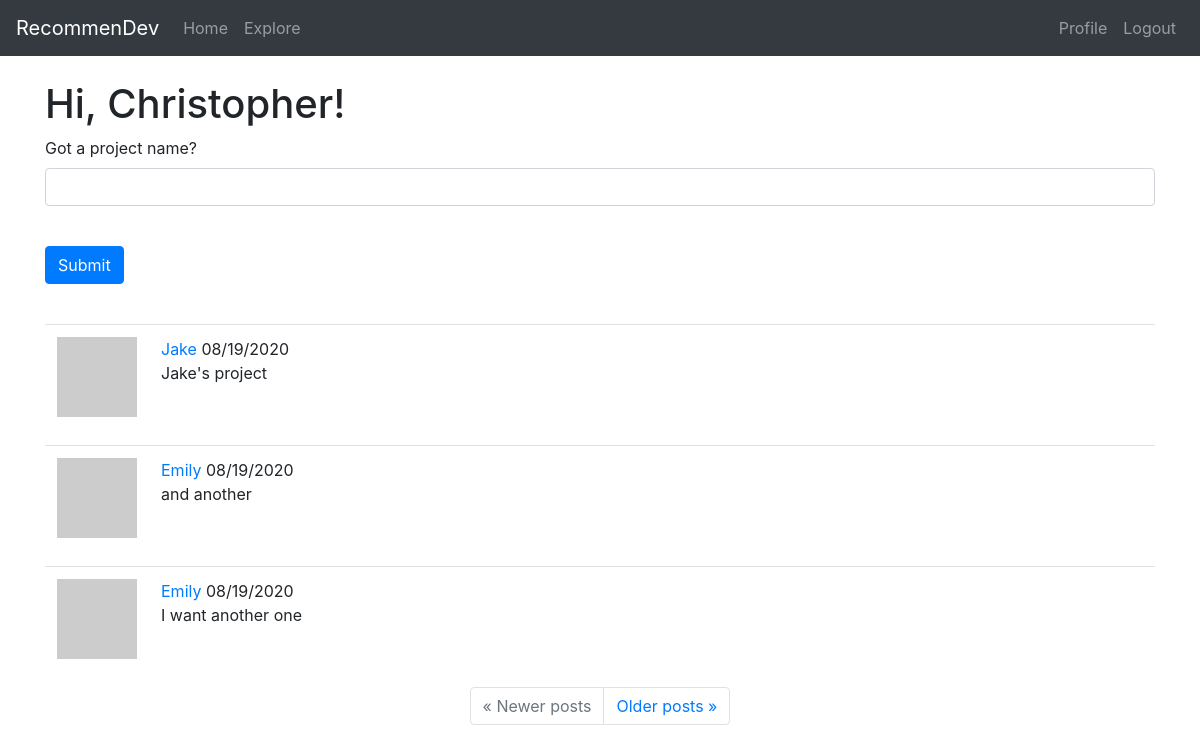
The app's page /index (signed in) with its own data.
### app/models.py (models this page shows, shortened)
class User(UserMixin, db.Model):
    id = db.Column(db.Integer, primary_key=True)
    username = db.Column(db.String(30), index=True, unique=True)
    email = db.Column(db.String(50), index=True, unique=True)
    password_hash = db.Column(db.String(128))
    projects = db.relationship('Project', backref='owner', lazy='dynamic')
    about_me = db.Column(db.String(140))
    last_seen = db.Column(db.DateTime, default=datetime.utcnow)
    followed = db.relationship(
        'User', secondary=followers,
        primaryjoin=(followers.c.follower_id == id),
        secondaryjoin=(followers.c.followed_id == id),
        backref=db.backref('followers', lazy='dynamic'), lazy='dynamic')
    def avatar(self, size):
        digest = md5(self.email.lower().encode('utf-8')).hexdigest()
        return 'https://www.gravatar.com/avatar/{}?d=retro&s={}'.format(digest, size)
    def followed_projects(self):
        followed = Project.query.join(
            followers, (followers.c.followed_id == Project.user_id)).filter(
                followers.c.follower_id == self.id)
        own = Project.query.filter_by(user_id=self.id)
        return followed.union(own).order_by(Project.timestamp.desc())

class Project(db.Model):
    id = db.Column(db.Integer, primary_key=True)
    user_id = db.Column(db.Integer, db.ForeignKey('user.id'))
    title = db.Column(db.String(60))
    description = db.Column(db.String(150))
    timestamp = db.Column(db.DateTime, index=True, default=datetime.utcnow)
    language = db.Column(db.String(15))
    git_url = db.Column(db.String(50))

### app/routes.py (the view)
@app.route('/', methods=['GET', 'POST'])
@app.route('/index', methods=['GET', 'POST'])
@login_required
def index():
    form = ProjectForm()
    if form.validate_on_submit():
        project = Project(title=form.title.data, owner=current_user)
        db.session.add(project)
        db.session.commit()
        flash('Project created!')
        return redirect(url_for('index'))
    page = request.args.get('page', 1, type=int)
    projects = current_user.followed_projects().paginate(page, app.config['POSTS_PER_PAGE'], False)
    next_url = url_for('index', page=projects.next_num) \
        if projects.has_next else None
    prev_url = url_for('index', page=projects.prev_num) \
        if projects.has_prev else None
    return render_template('index.html', title='Home', form=form, projects=projects.items, next_url=next_url, prev_url=prev_url)

### app/forms.py
class ProjectForm(FlaskForm):
    title = StringField('Got a project name?', validators=[DataRequired(), Length(min=1, max=60)])
    submit = SubmitField('Submit')

### app/models.py (called while the page is built)
@login.user_loader
def load_user(id):
    return User.query.get(int(id))

### app/routes.py (called while the page is built)
@app.before_request
def before_request():
    if current_user.is_authenticated:
        current_user.last_seen = datetime.utcnow()
        db.session.commit()

### app/templates/index.html (shortened to what this page needs)
{% extends "base.html" %}
{% block content %}
    <h1>Hi, {{ current_user.username }}!</h1>
    {% if form %}
    <form action ="" method="post">
        <div class="form-group">
            {{ form.title.label }}<br>
            {{ form.title(size=60, class="form-control") }}<br>
        </div>
        <p>{{ form.submit(class="btn btn-primary") }}</p>
    </form>
    <br>
    {% endif %}
    {% for project in projects %}
        {% include '_project.html' %}
    {% endfor %}
    <nav aria-label="...">
        <ul class="pagination justify-content-center">
            <li class="page-item{% if not prev_url %} disabled{% endif %}">
                <a class="page-link" href="{{ prev_url or '#' }}">
                    <span aria-hidden="true">&laquo;</span> Newer posts
                </a>
            </li>
            <li class="page-item{% if not next_url %} disabled{% endif %}">
                <a class="page-link" href="{{ next_url or '#' }}">
                    Older posts <span aria-hidden="true">&raquo;</span>
                </a>
            </li>
        </ul>
    </nav>
{% endblock %}

### app/templates/_project.html
<table class="table table-hover">
    <tr>
        <td width="70px">
            <a href="{{ url_for('user', username=project.owner.username) }}">
                <img src="{{ project.owner.avatar(70) }}" />
            </a>
        </td>
        <td>
            <span class="user_popup">
                <a href="{{ url_for('user', username=project.owner.username) }}">
                    {{ project.owner.username }}
                </a>
            </span>
            {{ moment(project.timestamp).format('L') }}
            <br>
            {{ project.title }}
        </td>
    </tr>
</table>

### records on screen
User: username "Christopher"
Project: owner.username "Jake", timestamp "08/19/2020", title "Jake's project"
Project: owner.username "Emily", timestamp "08/19/2020", title "and another"
Project: owner.username "Emily", timestamp "08/19/2020", title "I want another one"
